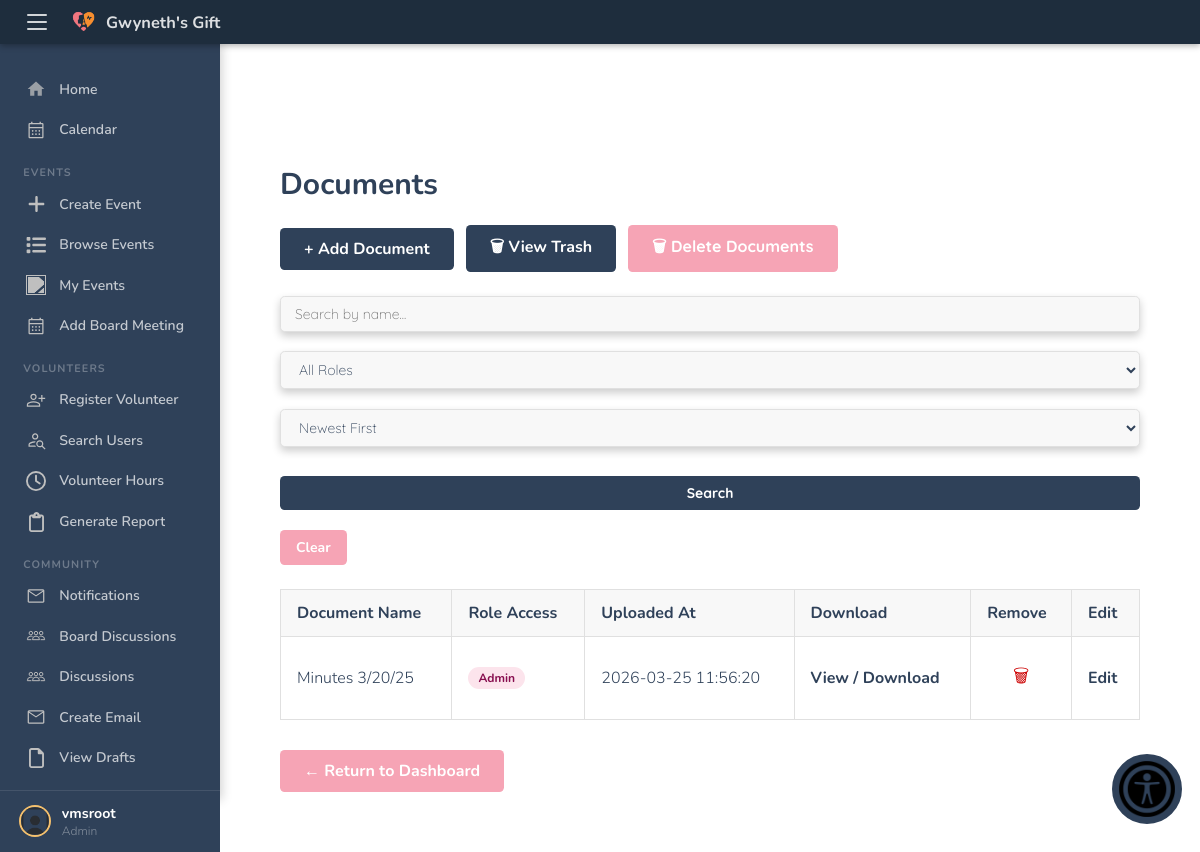
Page /boardDocuments.php (signed in) on the committed database.
### tables this page shows
CREATE TABLE `dbpersons` (
  `id` varchar(256) NOT NULL,
  `start_date` text DEFAULT NULL,
  `first_name` text NOT NULL,
  `last_name` text DEFAULT NULL,
  `street_address` text DEFAULT NULL,
  `city` text DEFAULT NULL,
  `state` varchar(2) DEFAULT NULL,
  `zip_code` text DEFAULT NULL,
  `phone1` varchar(12) DEFAULT NULL,
  `over21` enum('true','false') DEFAULT NULL,
  `phone1type` text DEFAULT NULL,
  `emergency_contact_phone` varchar(12) DEFAULT NULL,
  `emergency_contact_phone_type` text DEFAULT NULL,
  `birthday` text DEFAULT NULL,
  `email` varchar(255) NOT NULL,
  `email_prefs` enum('true','false') DEFAULT NULL,
  `emergency_contact_first_name` text DEFAULT NULL,
  `contact_num` varchar(255) DEFAULT 'n/a',
  `emergency_contact_relation` text DEFAULT NULL,
  `contact_method` text DEFAULT NULL,
  `type` text DEFAULT NULL,
  `status` text DEFAULT NULL,
  `notes` longtext DEFAULT NULL,
  `password` text DEFAULT NULL,
  `affiliation` varchar(100) DEFAULT NULL,
  `branch` varchar(100) DEFAULT NULL,
  `archived` tinyint(1) DEFAULT NULL,
  `emergency_contact_last_name` text DEFAULT NULL,
  `gender` varchar(20) DEFAULT NULL,
  `t_shirt_size` varchar(10) DEFAULT NULL,
  `computer_access` enum('yes','no') DEFAULT NULL,
  `camera_access` enum('yes','no') DEFAULT NULL,
  `transportation_access` enum('yes','no') DEFAULT NULL,
  `skills` text DEFAULT NULL,
  `experience` text DEFAULT NULL,
  `about_consent` enum('yes','no') DEFAULT NULL,
  `total_hours_volunteered` decimal(8,2) DEFAULT 0.00,
  `force_password_change` tinyint(1) DEFAULT 0,
  `profile_pic` varchar(512) DEFAULT 'images/usaicon.png',
  `cpr_training_completion` enum('yes','no') DEFAULT 'no',
  `aed_training_completion` enum('yes','no') DEFAULT 'no',
  `has_disability` enum('yes','no') DEFAULT 'no',
  `disability_specifications` varchar(255) DEFAULT NULL
);

CREATE TABLE `boarddocuments` (
  `id` int(11) NOT NULL,
  `doc_name` varchar(255) NOT NULL,
  `file_path` varchar(255) NOT NULL,
  `uploaded_by` varchar(255) DEFAULT NULL,
  `uploaded_at` timestamp NOT NULL DEFAULT current_timestamp(),
  `clearance_level` enum('volunteer','event_manager','board_member','admin','superadmin') NOT NULL DEFAULT 'volunteer',
  `deleted` tinyint(1) NOT NULL DEFAULT 0,
  `deleted_at` timestamp NULL DEFAULT NULL,
  `deleted_by` varchar(255) DEFAULT NULL
);

### database/dbPersons.php (called while the page is built, shortened)
<?php
function get_profile_pic($id)
{
    $con = connect();
    $id = mysqli_real_escape_string($con, $id);
    $query = "SELECT profile_pic FROM dbpersons WHERE id = '$id'";
    $result = mysqli_query($con, $query);
    $row = mysqli_fetch_assoc($result);
    return !empty($row['profile_pic']) ? $row['profile_pic'] : 'images/usaicon.png';
}

### boardDocuments.php (the view, shortened to what this page needs)
<?php
    include_once('database/dbPersons.php');
$user_type = 'participant';
if (isset($_SESSION['_id'])) {
    if ($_SESSION['_id'] === 'vmsroot') {
        $user_type = 'superadmin';
    } else {
        $person = retrieve_person($_SESSION['_id']);
        if ($person) $user_type = $person->get_type();
    }
}
$clearance_map = [
    'participant'   => [],
    'volunteer'     => ['volunteer'],
    'event_manager' => ['volunteer', 'event_manager'],
    'board_member'  => ['volunteer', 'board_member'],
    'admin'         => ['volunteer', 'event_manager', 'board_member', 'admin'],
    'superadmin'    => ['volunteer', 'event_manager', 'board_member', 'admin', 'superadmin'],
];
$allowed_clearances = $clearance_map[$user_type] ?? ['public'];
$is_admin   = in_array($user_type, ['admin', 'superadmin']);
$can_upload = in_array($user_type, ['event_manager', 'board_member', 'admin', 'superadmin']);
$search_name      = isset($_GET['search_name'])      ? trim($_GET['search_name'])      : '';
$filter_sort      = isset($_GET['filter_sort'])      ? trim($_GET['filter_sort'])      : 'date_desc';
$clearance_labels = [
    'volunteer'     => 'Volunteer',
    'event_manager' => 'Event Manager',
    'board_member'  => 'Board Member',
    'admin'         => 'Admin',
    'superadmin'    => 'Super Admin',
];
    $connection = connect();
    $escaped_clearances = array_map(fn($c) => "'" . mysqli_real_escape_string($connection, $c) . "'", $allowed_clearances);
$clearance_in = implode(',', $escaped_clearances);
$where = "WHERE deleted = 0 AND clearance_level IN ($clearance_in)";
$order = match($filter_sort) {
    'date_asc'   => 'ORDER BY uploaded_at ASC',
    'name_asc'   => 'ORDER BY doc_name ASC',
    'name_desc'  => 'ORDER BY doc_name DESC',
    'clearance'  => 'ORDER BY FIELD(clearance_level,"volunteer","event_manager","board_member","admin","superadmin")',
    default      => 'ORDER BY uploaded_at DESC',
};
$query = "SELECT * FROM boarddocuments $where $order";
    $result = mysqli_query($connection, $query);
?>
<!DOCTYPE html>
<html lang="en">
<head>
    <link href="./css/base.css" rel="stylesheet">
</head>
<body>
<?php require 'header.php'; ?>
<div class="page-container">
    <h2><b>Documents</b></h2>
        <div class="top-bar">
        <?php if ($can_upload): ?>
            <a class="add-btn" href="addBoardDocument.php">+ Add Document</a>
        <?php endif; ?>
        <?php if ($is_admin): ?>
            <a class="trash-btn" href="boardDocumentsTrash.php">🗑 View Trash</a>
            <button class="bulk-btn" onclick="document.getElementById('bulk-delete-modal').classList.add('active')">🗑 Delete Documents</button>
        <?php endif; ?>
    </div>
    <form method="GET" action="boardDocuments.php">
        <div class="filter-bar">
            <input type="text" name="search_name" placeholder="Search by name..."
                value="<?php echo htmlspecialchars($search_name); ?>">
            <select name="filter_clearance">
                <option value="">All Roles</option>
            </select>
            <select name="filter_sort">
                <option value="date_desc">Newest First</option>
            </select>
            <button type="submit">Search</button>
            <a href="boardDocuments.php" class="clear-btn">Clear</a>
        </div>
    </form>
    <?php if ($result && mysqli_num_rows($result) > 0): ?>
        <table class="doc-table">
            <thead>
                <tr>
                    <th>Document Name</th>
                    <th>Role Access</th>
                    <th>Uploaded At</th>
                    <th>Download</th>
                    <?php if ($is_admin): ?><th>Remove</th><?php endif; ?>
                    <?php if ($can_upload): ?><th>Edit</th><?php endif; ?>                </tr>
            </thead>
            <tbody>
                <?php while ($row = mysqli_fetch_assoc($result)): ?>
                <tr>
                    <td><?php echo htmlspecialchars($row['doc_name']); ?></td>
                    <td>
                        <span class="clearance-badge <?php echo htmlspecialchars($row['clearance_level']); ?>">
                            <?php echo $clearance_labels[$row['clearance_level']] ?? ucfirst($row['clearance_level']); ?>
                        </span>
                    </td>
                    <td><?php echo htmlspecialchars($row['uploaded_at']); ?></td>
                    <td>
                        <a class="view-link" href="<?php echo htmlspecialchars($row['file_path']); ?>" target="_blank">View / Download</a>
                    </td>
                    <?php if ($is_admin): ?>
                    <td>
                        <form method="POST" action="deleteBoardDocument.php"
                              onsubmit="return confirm('Move this document to trash?');">
                            <button type="submit" class="delete-btn" title="Move to trash">🗑</button>
                        </form>
                    </td>
                    <?php endif; ?>
                    <?php if ($can_upload): ?>
                    <td>
                        <a href="editBoardDocument.php?id=<?php echo (int)$row['id']; ?>"
                           style="color:var(--main-color);font-weight:700;text-decoration:none;"
                           onmouseover="this.style.textDecoration='underline'"
                           onmouseout="this.style.textDecoration='none'">Edit</a>
                    </td>
                    <?php endif; ?>
                </tr>
                <?php endwhile; ?>
            </tbody>
        </table>
    <?php else: ?>
        <p class="empty-msg">No documents have been uploaded yet.</p>
    <?php endif; ?>
    <div class="bottom-bar">
    <a class="return-btn" href="index.php">← Return to Dashboard</a>
</div>
</div>
</body>
</html>

### partials/nav_admin.php (shortened to what this page needs)
<?php $sb_current = basename($_SERVER['PHP_SELF']); ?>
<div class="gg-topbar">
    <button class="gg-hamburger" id="gg-hamburger" aria-label="Toggle navigation" aria-expanded="true" aria-controls="gg-sidebar">
        <span></span><span></span><span></span>
    </button>
    <a href="index.php" class="gg-topbar-brand">
        <img src="images/cropped-logo.png" alt="Gwyneth's Gift" class="gg-topbar-logo">
        <span class="gg-topbar-name">Gwyneth's Gift</span>
    </a>
</div>
<nav class="gg-sidebar" id="gg-sidebar" aria-label="Main navigation">
    <div class="sb-nav">
        <a class="sb-item <?= $sb_current==='index.php' ? 'sb-current' : '' ?>" href="index.php">
            <svg class="sb-icon" viewBox="0 0 24 24"><path d="M10 20v-6h4v6h5v-8h3L12 3 2 12h3v8z"/></svg>
            <span class="sb-label">Home</span>
        </a>
        <a class="sb-item <?= $sb_current==='calendar.php' ? 'sb-current' : '' ?>" href="calendar.php">
            <img class="sb-icon" src="images/view-calendar.svg" alt="">
            <span class="sb-label">Calendar</span>
        </a>
        <div class="sb-section">Events</div>
        <a class="sb-item <?= $sb_current==='addEvent.php' ? 'sb-current' : '' ?>" href="addEvent.php">
            <img class="sb-icon" src="images/plus-solid.svg" alt="">
            <span class="sb-label">Create Event</span>
        </a>
        <a class="sb-item <?= $sb_current==='viewAllEvents.php' ? 'sb-current' : '' ?>" href="viewAllEvents.php">
            <img class="sb-icon" src="images/list-solid.svg" alt="">
            <span class="sb-label">Browse Events</span>
        </a>
        <a class="sb-item <?= $sb_current==='viewMyUpcomingEvents.php' ? 'sb-current' : '' ?>" href="viewMyUpcomingEvents.php">
            <img class="sb-icon" src="images/new-event.svg" alt="">
            <span class="sb-label">My Events</span>
        </a>
        <?php if (in_array($_SESSION['type'] ?? '', ['admin', 'superadmin', 'board_member'])): ?>
        <a class="sb-item <?= $sb_current==='addBoardMeeting.php' ? 'sb-current' : '' ?>" href="addBoardMeeting.php">
            <img class="sb-icon" src="images/view-calendar.svg" alt="">
            <span class="sb-label">Add Board Meeting</span>
        </a>
        <?php endif; ?>
        <div class="sb-section">Volunteers</div>
        <?php if (in_array($_SESSION['type'] ?? '', ['admin', 'superadmin'])): ?>
        <a class="sb-item <?= $sb_current==='VolunteerRegister.php' ? 'sb-current' : '' ?>" href="VolunteerRegister.php">
            <img class="sb-icon" src="images/add-person.svg" alt="">
            <span class="sb-label">Register Volunteer</span>
        </a>
        <?php endif; ?>
        <a class="sb-item <?= $sb_current==='personSearch.php' ? 'sb-current' : '' ?>" href="personSearch.php">
            <img class="sb-icon" src="images/person-search.svg" alt="">
            <span class="sb-label">Search Users</span>
        </a>
        <a class="sb-item <?= $sb_current==='editHours.php' ? 'sb-current' : '' ?>" href="editHours.php">
            <img class="sb-icon" src="images/clock-regular.svg" alt="">
            <span class="sb-label">Volunteer Hours</span>
        </a>
        <a class="sb-item <?= $sb_current==='generateReport.php' ? 'sb-current' : '' ?>" href="generateReport.php">
            <img class="sb-icon" src="images/clipboard-regular.svg" alt="">
            <span class="sb-label">Generate Report</span>
        </a>
        <div class="sb-section">Community</div>
        <a class="sb-item <?= $sb_current==='inbox.php' ? 'sb-current' : '' ?>" href="inbox.php">
            <img class="sb-icon" src="images/inbox.svg" alt="">
            <span class="sb-label">Notifications</span>
        </a>
        <?php if (in_array($_SESSION['type'] ?? '', ['admin', 'superadmin', 'board_member'])): ?>
        <a class="sb-item <?= $sb_current==='viewBoardDiscussions.php' ? 'sb-current' : '' ?>" href="viewBoardDiscussions.php">
            <img class="sb-icon" src="images/group.svg" alt="">
            <span class="sb-label">Board Discussions</span>
        </a>
        <?php endif; ?>
        <a class="sb-item <?= $sb_current==='viewDiscussions.php' ? 'sb-current' : '' ?>" href="viewDiscussions.php">
            <img class="sb-icon" src="images/group.svg" alt="">
            <span class="sb-label">Discussions</span>
        </a>
        <a class="sb-item <?= $sb_current==='createEmail.php' ? 'sb-current' : '' ?>" href="createEmail.php">
            <img class="sb-icon" src="images/inbox.svg" alt="">
            <span class="sb-label">Create Email</span>
        </a>
        <a class="sb-item <?= $sb_current==='viewDrafts.php' ? 'sb-current' : '' ?>" href="viewDrafts.php">
            <img class="sb-icon" src="images/file-regular.svg" alt="">
            <span class="sb-label">View Drafts</span>
        </a>
        <a class="sb-item <?= $sb_current==='personSearch.php' ? 'sb-current' : '' ?>" href="personSearch.php">
        </a>
    </div>
    <a class="sb-profile" href="viewProfile.php" aria-label="View your profile">
        <img class="sb-pfp" src="<?= $_pfp_escaped ?>" alt="" onerror="this.onerror=null;this.src='images/usaicon.png'">
        <div class="sb-profile-info">
            <div class="sb-profile-name"><?= htmlspecialchars(trim(($_SESSION['f_name'] ?? '') . ' ' . ($_SESSION['l_name'] ?? ''))); ?></div>
            <div class="sb-profile-role"><?= htmlspecialchars(ucfirst(str_replace('_', ' ', $_SESSION['type'] ?? 'Admin'))); ?></div>
        </div>
    </a>
</nav>

### rows in the picture
dbpersons: profile_pic (picture)
boarddocuments: doc_name "Minutes 3/20/25", clearance_level "Admin", uploaded_at "2026-03-25 11:56:20"

### other values in the picture
str_replace('_', ' ', $_SESSION['type'] ?? 'Admin') "Admin"
